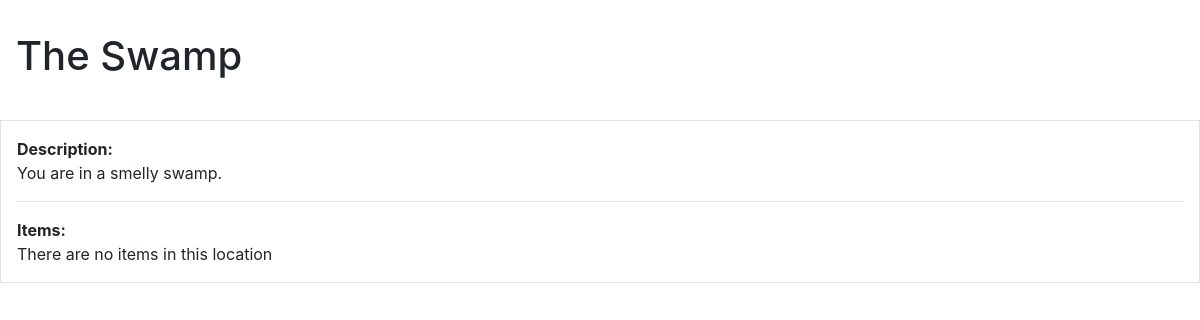
/location/1/ (signed in), run on the app's committed database.
### trail/models.py (models this page shows)
class Location(models.Model):
    location_name = models.CharField(max_length=120) # max_length = required
    location_description = models.TextField(blank=True, null=True)
    location_url = models.CharField(max_length=16, default="This is a URL")
    location_inventory = models.ManyToManyField(Item, blank=True)
    location_visit_event = models.ForeignKey(Events, null=True, on_delete=models.SET_NULL)

### trail/views.py (the view, shortened to what this page needs)
# urls.py: path('location/<int:id>/', location_detail_view, name='location_detail_view'),
@login_required(login_url='/login/')
def location_detail_view(request, id):
    location_data = get_object_or_404(Location, id=id)
    location_list = Location.objects.filter(id=id)
    location_items = Item.objects.distinct().filter(location__in=location_list)
    print("The location has the following items...")
    for item in location_items:
        print('> %s : "%s", "%s" (%s)' % (item.item_name, item.item_description, item.item_alt, item.item_image))
    games_list = get_game_data(request.user)
    current_game = Game(id=games_list[0].id)
    game_items = Item.objects.distinct().filter(game__in=games_list)
    print("You have the following items...")
    for item in game_items:
        print("> %s : %s" % (item.item_name, item.item_description))
    location_items_left = location_items.difference(game_items)
    total_items = len(location_items_left)
    context = {
        "location_data": location_data,
        "location_items_left": location_items_left,
        "total_items": total_items,
    }
    return render(request, "locations/location_detail.html", context)

### trail/utility_functions.py (called while the page is built)
def get_game_data(user):
    games_list = Game.objects.filter(game_player=user).order_by('-game_start')[:1]
    print(games_list)
    game_data = games_list[0]
    print(game_data)
    print('game_data.id = %s' % game_data.id)
    print('game_data.game_player = %s' % game_data.game_player)
    print('game_data.game_name = %s' % game_data.game_name)
    print('game_data.game_mission = %s' % game_data.game_mission)
    print('game_data.game_start = %s' % game_data.game_start)
    print('game_data.game_inventory = %s' % game_data.game_inventory)
    print('game_data.game_url = %s' % game_data.game_url)
    print('game_data.game_total_items = %s' % game_data.game_total_items)
    return games_list

### templates/locations/location_detail.html (shortened to what this page needs)
{% extends 'base.html' %}
{% block heading %}{{ location_data.location_name }}{% endblock %}
{% block content %}
<div>
    <b>Description:</b><br>
    {{ location_data.location_description }}
    <hr>
    <b>Items:</b><br>
</div>
{% endblock %}

### data on the page
Location: location_name "The Swamp", location_description "You are in a smelly swamp."
